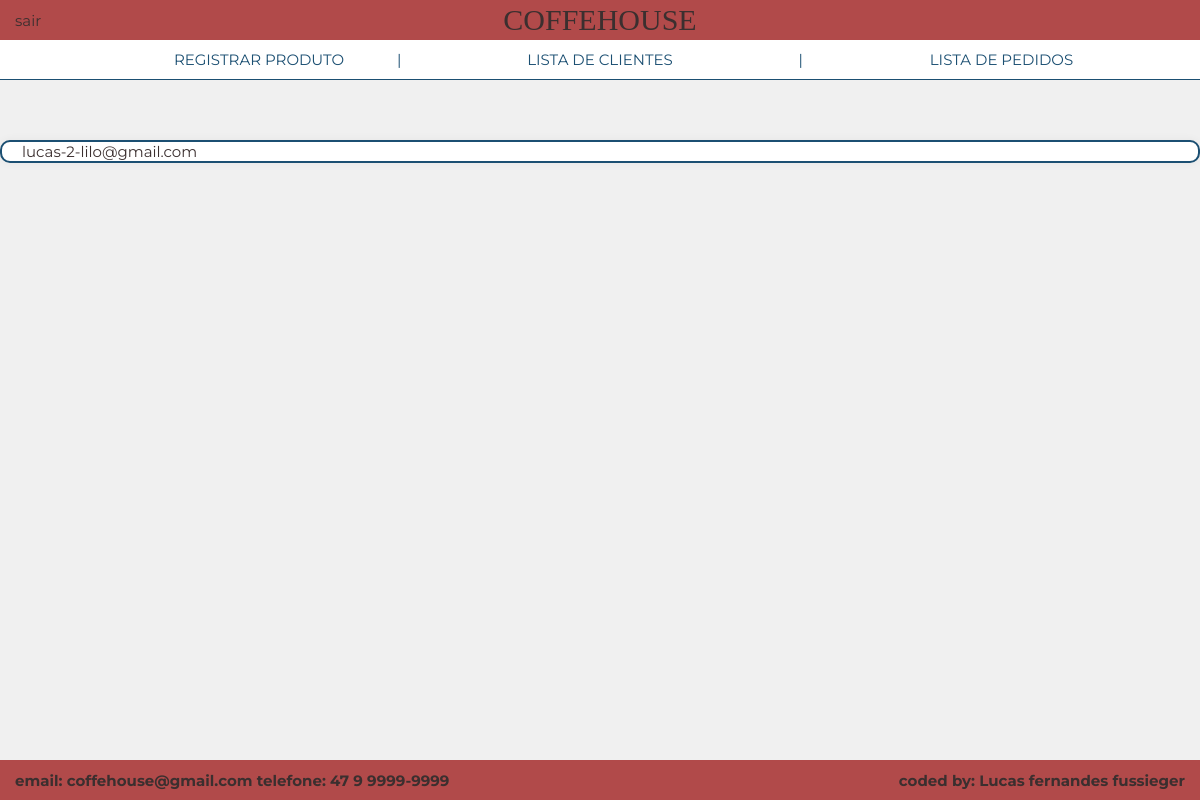
The page /lista_clientes (signed in) on the database its author committed.
### classes.py (models this page shows, shortened)
class user(db.Model, UserMixin):
    __tablename__ = 'user'
    id = db.Column(db.Integer, primary_key=True)
    email = db.Column(db.String(100), unique=True, nullable=False)
    nome = db.Column(db.String(100), nullable=False)
    senha = db.Column(db.String(100), nullable=False)
    user_type = db.Column(db.String(50), nullable=False)
    cart = db.relationship('CartItem', backref='user', cascade="all, delete-orphan", lazy=True)

### routes.py (the view)
@app.route('/lista_clientes', methods = ['GET','POST'])
def lista_clientes():
   lista = db.session.query(user).filter_by(user_type ='cliente').all()
   if current_user.user_type == 'vendedor':
      return render_template('lista_cliente.html', user = lista, usuario = current_user)
   else:
      return 'url indisponível'

### classes.py (called while the page is built)
@login_manager.user_loader
def load_user(id):
    return user.query.get(int(id))

### templates/lista_cliente.html (shortened to what this page needs)
<!DOCTYPE html>
<html lang="en">
<head>
    <link rel="stylesheet" href="/static/css/index.css">
</head>
<body>
    {% include 'partials/header.html'%}
    <main>
        {% for c in user %}
            <a href="{{url_for('cliente_details', cliente_id = c.id )}}" class="iten">{{ c.nome }}-{{c.id}}-{{  c.email }} </a>  <br>
        {% endfor %}
    </main>
</body>
</html>

### static/css/index.css (style rules this page uses)
* { margin: 0; padding: 0; box-sizing: border-box; }
body { overflow-x: hidden; background: #f0f0f0; margin: 0; padding: 0; text-decoration: none; gap: 50px; }
main { font-family: Montserrat, 'Alfa Slab One'; color: #1b4f72; font-size: 15px; display: flex; justify-content: center; align-items: center; text-decoration: none; flex-direction: column; margin-top: 40px; }
.iten { width: 100vw; display: block; background: #fff; border: 1px solid #ccc; border-radius: 10px; box-shadow: 0 0 10px rgba(0,0,0,0.05); gap: 10px; border: 2px solid #1b4f72; margin: 20px; padding-left: 20px; }

### static/css/header.css (style rules this page uses)
a, a:visited, a:hover, a:active { gap: 15px; text-decoration: none; color: #3b2f2f; }

### rows shown on the page
user: nome "lucas", id "2", email "lilo@gmail.com"
